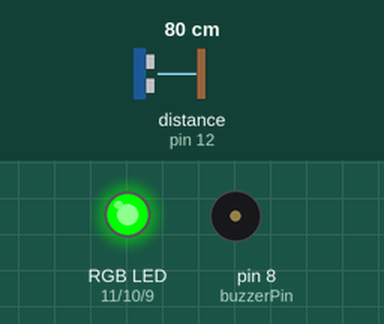
Simulated run of this sketch. Board: Arduino Uno, built with avr-gcc and run on an emulated ATmega328P. Shown: an RGB LED mixed from three pins (HIGH = lit), buzzer (waves = sounding, pin HIGH). Wiring (inferred from the names in the program): ultrasonic range finder: trigger pin 13; echo pin 12. The inputs (shaded band) are chosen by the test bench; at power-on: distance to the obstacle (sensor on pin 12) 80 cm. The echo pulse lasts 58.3 µs per cm; pins used as bus, display or sensor lines are not drawn.

Above: at 1.3 s.
1.4 s: distance to the obstacle (sensor on pin 12) set to 33 cm
2.9 s: distance to the obstacle (sensor on pin 12) set to 27 cm
At 3.3 s:
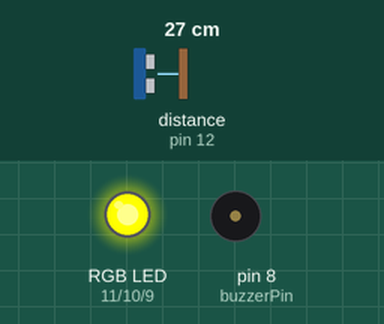
4.5 s: distance to the obstacle (sensor on pin 12) set to 12 cm
6.0 s: distance to the obstacle (sensor on pin 12) set to 9 cm
At 7.1 s:
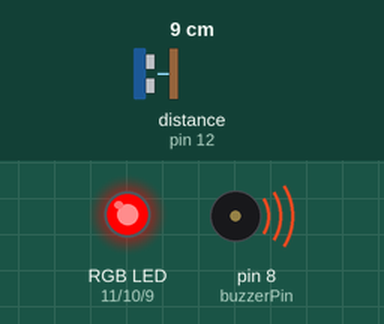
7.5 s: distance to the obstacle (sensor on pin 12) set to 20 cm
9.0 s: distance to the obstacle (sensor on pin 12) set to 25 cm
At 9.8 s:
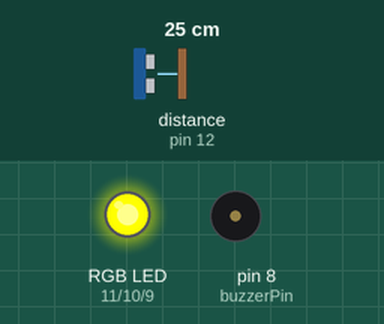
Timing chart, 0 to 11.5 s (numbered marks = the images above; inputs shaded):
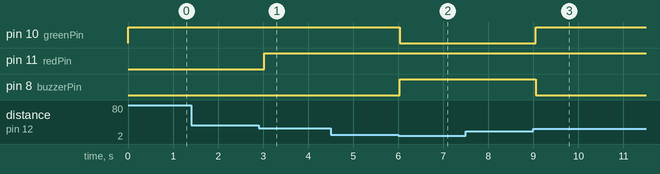

Measured:
- the behaviour switches between 31 and 30 cm on distance to the obstacle (sensor on pin 12) (found by bisection; images 0 and 1)
- the behaviour switches between 11 and 10 cm on distance to the obstacle (sensor on pin 12) (found by bisection; images 1 and 2)
- the behaviour switches between 21 and 22 cm on distance to the obstacle (sensor on pin 12) (found by bisection; images 2 and 3)
- after the input at 1.4 s, every drawn part: stays the same
- after the input at 2.9 s, pin 11 (redPin): LOW → HIGH after 0.13 s
- after the input at 4.5 s, every drawn part: stays the same
- after the input at 6.0 s, pin 10 (greenPin): HIGH → LOW at once; pin 8 (buzzerPin): LOW → HIGH at once
- after the input at 7.5 s, every drawn part: stays the same
- after the input at 9.0 s, pin 10 (greenPin): LOW → HIGH after 0.05 s; pin 8 (buzzerPin): HIGH → LOW after 0.05 s

The sketch:

ultrasonic-lcd.ino
```cpp
int redPin = 11;   // R petal on RGB LED module connected to digital pin 11
int greenPin = 10; // G petal on RGB LED module connected to digital pin 9
int bluePin = 9;   // B petal on RGB LED module connected to digital pin 10
#define trigPin 13
#define echoPin 12
int buzzerPin=8;
void setup() {
  pinMode(trigPin, OUTPUT);
  pinMode(echoPin, INPUT);
  pinMode(redPin, OUTPUT);   // sets the redPin to be an output
  pinMode(greenPin, OUTPUT); // sets the greenPin to be an output
  pinMode(bluePin, OUTPUT);  // sets the bluePin to be an output
  pinMode(buzzerPin,OUTPUT);
  // put your setup code here, to run once:

}

void loop() {
  long duration, distance;
digitalWrite(trigPin, LOW);
delayMicroseconds(2);
digitalWrite(trigPin, HIGH);
delayMicroseconds(10);
digitalWrite(trigPin, LOW);
duration = pulseIn(echoPin, HIGH);
distance = (duration/2) / 29.1;
if (distance < 30 and distance >20)
{
  color(255, 255, 0);
  digitalWrite(buzzerPin,LOW);
}
else if (distance < 10)
{
  color(255,0,0);
  digitalWrite(buzzerPin,HIGH);

}
else if (distance > 30){
  color(0,255,0);
  digitalWrite(buzzerPin,LOW);

}
Serial.print(distance);
Serial.println(" cm");
delay(500);

}


void color (unsigned char red, unsigned char green, unsigned char blue)// the color generating function
{
     analogWrite(redPin, red);     // PWM signal output
     analogWrite(greenPin, green); // PWM signal output
     analogWrite(bluePin, blue);   // PWM signal output
}
```
